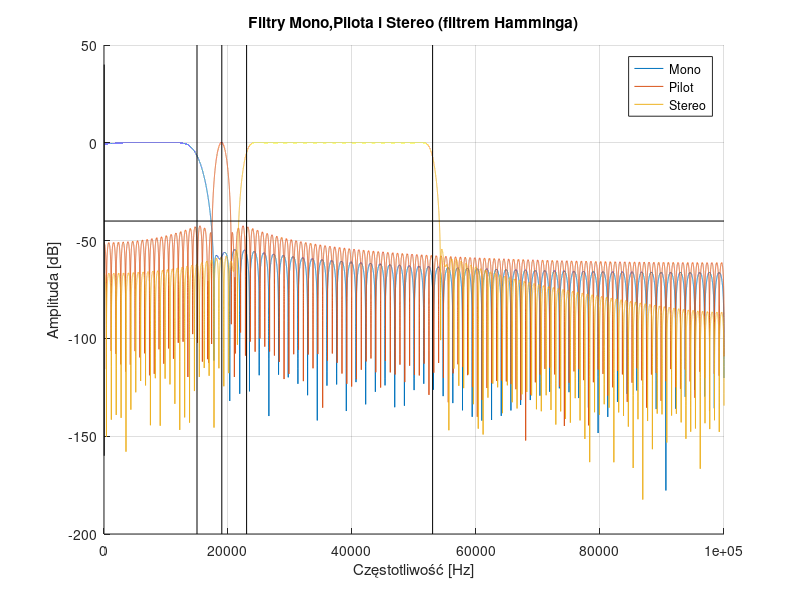

This chart was generated by the following MATLAB code: (Note: this script raises an error after producing the figure.)
clc;
% Zadanie 2 - Filtry dla radia FM
clear all; close all;



%% Dane
N  = 1e5;
fs = 2e5;

%% Pasma Mono i Pilota 

bandMono   = [30 15e3]/(fs/2);
bandPilot  = [18999 19001]/(fs/2);
bandStereo = [23e3 53e3]/(fs/2);

%% Okna Mono, Pilota, Stereo

L1 = 128;
L2 = 256;
L3 = 256;

% Został wybrany filtr hamminga, ponieważ nie ma on zafalowań w paśmie
% przepustowym i stosunkowo niewielkie pasmo przejściowe
wHamMono   = hamming(L1);
wHamPilot  = hamming(L2);
wHamStereo = hamming(L3);

% w = hamming(L) returns an L-point symmetric Hamming window.
% L — Window length

%% Filtry Mono i Pilota

hHamMono   = fir1(L1-1, bandMono,  wHamMono);
hHamPilot  = fir1(L2-1, bandPilot, wHamPilot);
hHamStereo = fir1(L3-1, bandStereo, wHamStereo);

% b = fir1(n,Wn,ftype) 
% designs a lowpass, highpass, bandpass, bandstop, or multiband filter,
% depending on the value of ftype and the number of elements of band.

%% Odpowiedź impulsowa filtrów Mono i Pilota

[hM, wM] = freqz(hHamMono, 1, N, fs);
[hP, wP] = freqz(hHamPilot, 1, N, fs);
[hS, wS] = freqz(hHamStereo, 1, N, fs);

hMlog = 20*log10(abs(hM));
hPlog = 20*log10(abs(hP));
hSlog = 20*log10(abs(hS));

% [h,w] = freqz(b,a,n) returns the n-point frequency response vector h 
% and the corresponding angular frequency vector w for the digital filter 
% with transfer function coefficients stored in b and a.

%% Plotowanie
figure('Name','Filtry Mono, Pilota i Stereo (filtrem Hamminga)');
set(figure(2),'units','points','position',[0,0,1440,750]);

hold on;
plot(wM, hMlog);
plot(wP, hPlog);
plot(wS, hSlog);
plot([0 1e5], [-40 -40], 'k-');
plot([30 30], [40 -160], 'k-');
plot([15e3 15e3], [50 -200], 'k-'); 
plot([19e3 19e3], [50 -200], 'k-'); 
plot([23e3 23e3], [50 -200], 'k-'); 
plot([53e3 53e3], [50 -200], 'k-'); 
title('Filtry Mono,Pilota i Stereo (filtrem Hamminga)');
legend('Mono','Pilot','Stereo');
xlabel('Częstotliwość [Hz]');
ylabel('Amplituda [dB]');
grid;
hold off;

%% Poziomy tłumień dla ważnych częstotliwości

disp('Tłumienie Mono w 19k:'); 
disp(hMlog(19e3));
disp('Tłumienie Mono w 23k:'); 
disp(hMlog(23e3));
disp('Tłumienie Mono w 53k:'); 
disp(hMlog(53e3));
disp('Tłumienie Pilota w 15k:'); 
disp(hPlog(15e3));
disp('Brak tłumienia pilota w 19k:'); 
disp(hPlog(19e3));
disp('Tłumienie Pilota w 23k:'); 
disp(hPlog(23e3));
disp('Tłumienie Pilota w 53k:'); 
disp(hPlog(53e3));
disp('Tłumienie Stereo w 15k:'); 
disp(hSlog(15e3));
disp('Tłumienie Stereo w 19k:'); 
disp(hSlog(19e3));

fs = 3.2e6;         % sampling frequency
N  = 32e6;         % number of samples (IQ)
fc = 0.39e6;        % central frequency of MF station

bwSERV = 80e3;     % bandwidth of an FM service (bandwidth ~= sampling frequency!)
bwAUDIO = 16e3;     % bandwidth of an FM audio (bandwidth == 1/2 * sampling frequency!)

f = fopen('samples_100MHz_fs3200kHz.raw');
s = fread(f, 2*N, 'uint8');
fclose(f);

s = s-127;

% IQ --> complex
wideband_signal = s(1:2:end) + sqrt(-1)*s(2:2:end); clear s;
%figure(1);
%psd(spectrum.welch('Hamming',1024), wideband_signal(1:N),'Fs',fs);

% Extract carrier of selected service, then shift in frequency the selected service to the baseband
%figure(2);
wideband_signal_shifted = wideband_signal .* exp(-sqrt(-1)*2*pi*fc/fs*[0:N-1]');
%psd(spectrum.welch('Hamming',1024), wideband_signal_shifted(1:N),'Fs',fs);

% % Filter out the service from the wide-band signal
[b,a] = butter(4, bwSERV/fs);

wideband_signal_filtered = filter( b, a, wideband_signal_shifted );
%figure(3);
%psd(spectrum.welch('Hamming',1024), wideband_signal_filtered(1:N),'Fs',fs);

% Down-sample to service bandwidth - bwSERV = new sampling rate
x = wideband_signal_filtered( 1:fs/(bwSERV*2):end );
%figure(4);
%psd(spectrum.welch('Hamming',1024), x,'Fs',(bwSERV*2)); % fs/(fs/(bwSERV*2))

% FM demodulation
dx = x(2:end).*conj(x(1:end-1));
y = atan2( imag(dx), real(dx) );
figure(5);
psd(spectrum.welch('Hamming',1024), y,'Fs',(bwSERV*2));
title('Gęstośc widmowa mocy sygnału');

% Decimate to audio signal bandwidth bwAUDIO
%[b_down,a_down] = butter(4, bwAUDIO/(bwSERV*2));
% 
Wn_down = (15e3*2)/(bwSERV*2);
b_down = fir1(128, Wn_down, blackmanharris(128+1));
a_down = 1;
figure(6);
freqz(b_down, a_down, 512, (bwSERV*2));
title("Charakterystyki A-cz i f-cz dla filtru filtrującego sygnał mono");
y_audio = filter( hHamMono, a_down, y ); % antyaliasing filter
figure(7);
psd(spectrum.welch('Hamming',1024), y_audio,'Fs',bwAUDIO);
title("Charakterystyka A-cz po zastosowaniu antyaliasingu")
% ym = y(bwSERV/bwAUDIO);  % decimate (1/5)
ym = y_audio(1:5:end);

% PILOT
Wn_pilot = [(18.95e3*2)/(bwSERV*2) (19.05e3*2)/(bwSERV*2)];
b_pilot = fir1(128, Wn_pilot, blackmanharris(128+1));
a_pilot = 1;
figure(8);
freqz(b_pilot, a_pilot, 512, bwSERV*2);
title("Charakterystyka a-cz i f-cz dla filtru filtrującego pilota");
y_pilot = filter( hHamPilot, a_pilot, y );
figure(9)
spectrogram(y_pilot, 4096, 4096-512, [18e3:1:20e3], bwSERV*2);
title("Wykres spektrogramu dla pilota");
figure(10);
%psd(spectrum.welch('Hamming',1024), y_pilot,'Fs',bwSERV);
pwelch(y_pilot, 4096, 4096-512, [18e3:1:20e3], bwSERV*2);
title("Gęstość widmowa mocy dla pilota");
% Listen to the final result
ym = ym-mean(ym);
ym = ym/(1.001*max(abs(ym)));
figure(11);
plot(ym)
title("Sygnał wyjściowy");
soundsc( ym, bwAUDIO*2);
